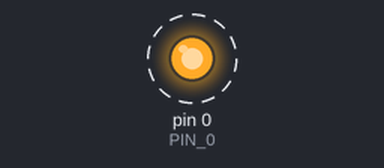
The sketch below on a simulated Arduino Uno, built with avr-gcc and run on an emulated ATmega328P. Shown: output pins drawn as LEDs (lit = HIGH). Dashed ring = blinking.

Above: at 0.05 s.
Timing chart, 0 to 3.0 s (numbered marks = the images above):
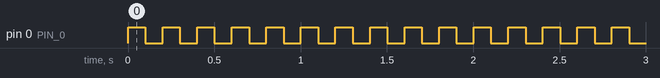

Measured:
- by itself, pin 0 (PIN_0): alternates HIGH for 0.10 s and LOW for 0.10 s

The sketch:

timer_test_arduino.ino
```cpp
#define PIN_0 0

void setup() {
  pinMode(PIN_0, OUTPUT);

}

void loop() {
  digitalWrite(PIN_0, !digitalRead(PIN_0));
  delay(100);
  Serial.println("Toggled...");
}
```
